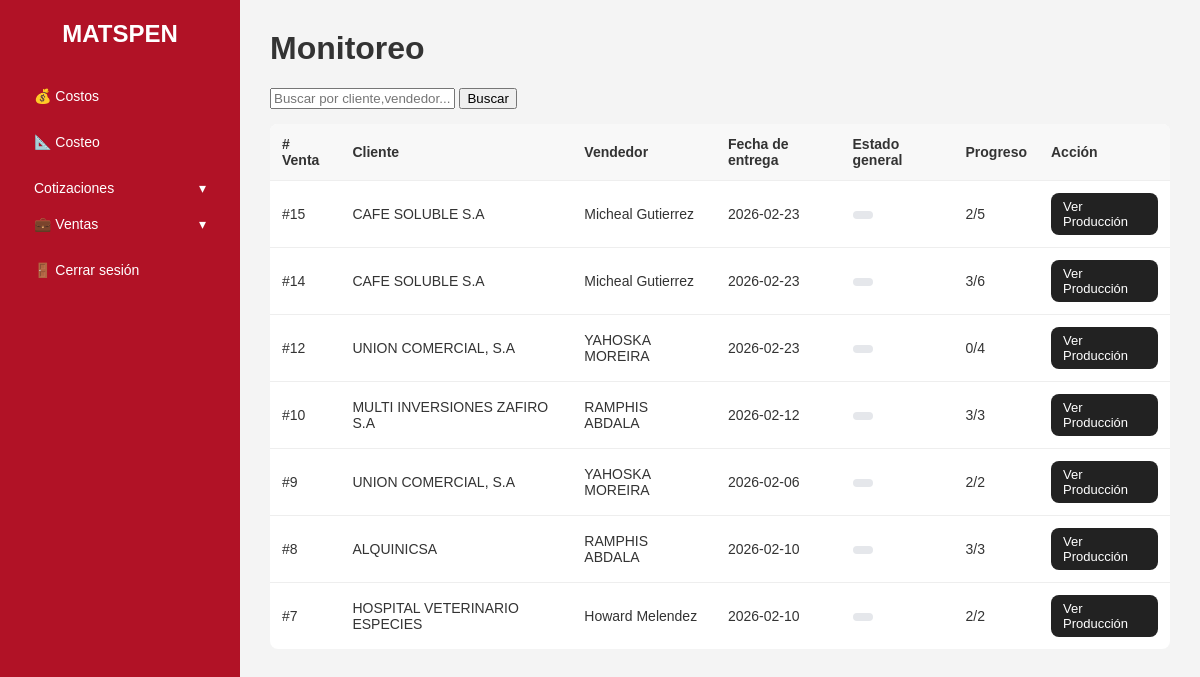
/ventas/monitoreo (signed in), run on the app's committed database.
### tables this page shows
CREATE TABLE ventas(id INTEGER PRIMARY KEY AUTOINCREMENT, fecha TEXT NOT NULL, vendedor TEXT NOT NULL, cliente TEXT NOT NULL, mont INTEGER NOT NULL, cotizacion TEXT NOT NULL, estado TEXT DEFAULT 'Aprobada');

### app.py (the view)
@app.route("/ventas/monitoreo")
def ventas_monitoreo():
    if "user_id" not in session :
        return redirect(url_for("login"))
    conn = get_db_connection()
    rows = conn.execute("""
        SELECT
          v.id,
          v.cliente,
          v.vendedor,
          v.fecha,
          (SELECT COUNT(*) FROM produccion_lineas pl
            WHERE pl.venta_id = v.id AND pl.estado = 'listo') AS lineas_listas,
          (SELECT COUNT(*) FROM produccion_lineas pl
            WHERE pl.venta_id = v.id) AS total_lineas
        FROM ventas v
        ORDER BY v.id DESC
    """).fetchall()
    conn.close()
    return render_template("monitoreo.html", ventas=rows)

### database.py (called while the page is built)
def get_db_connection():
    conn = sqlite3.connect(DB_PATH)
    conn.row_factory = sqlite3.Row
    return conn

### templates/monitoreo.html (shortened to what this page needs)
{% extends "base.html" %}
{% block content %}
<h1>Monitoreo</h1>
<form method="get" style="margin-bottom: 15px;">
    <input type="text" name="q" placeholder="Buscar por cliente,vendedor..." value="{{ request.args.get('q', '') }}">
    <button type="submit">
        Buscar
    </button>
</form>
<table>
    <thead class="table-head">
        <tr>
            <th># Venta</th>
            <th>Cliente</th>
            <th>Vendedor</th>
            <th>Fecha de entrega</th>
            <th>Estado general</th>
            <th>Progreso</th>
            <th>Acción</th>
        </tr>
    </thead>
    <tbody>
        {% if ventas %}
            {% for v in ventas %}
            <tr>
                <td>#{{ v.id }}</td>
                <td>{{ v.cliente }}</td>
                <td>{{ v.vendedor }}</td>
                <td>{{ v.fecha if v.fecha else '_' }}</td>
                <td>
                    {% if v.estado_general == 'finalizada' %}
                        <span class="badge badge-ok">Finalizada</span>
                    {% elif v.estado_general == 'aprobada' %}
                        <span class="badge badge-info">Aprobada</span>
                    {% elif v.estado_general == 'en_proceso' %}
                        <span class="badge badge-warning">En proceso</span>
                    {% else %}
                        <span class="badge badge-muted">{{ v.estado_general }}</span>
                    {% endif %}
                </td>
                <td>
                    {{ v.lineas_listas }}/{{ v.total_lineas }}
                </td>
                <td>
                    <a href="{{ url_for('ventas_produccion', venta_id=v.id) }}"
                       style="
                           display:inline-block;
                           padding:6px 12px;
                           background:#222;
                           color:white;
                           border-radius:8px;
                           font-size:13px;
                       ">
                        Ver Producción
                    </a>
                </td>
            </tr>
            {% endfor %}
            {% else %}
                 <tr>
                <td colspan="7" style="text-align:center; padding:20px;">
                    No hay ventas para mostrar
                </td>
            </tr>
        {% endif %}
    </tbody>
</table>
{% endblock %}

### templates/base.html (style rules this page uses)
:root { --color-primario: #b11226; --color-secundario: #ffffff; --color-gris: #f4f4f4; --color-texto: #333; --radio: 8px; }
* { box-sizing: border-box; font-family: Arial, Helvetica, sans-serif; }
body { margin: 0; background: var(--color-gris); color: var(--color-texto); }
a { text-decoration: none; color: inherit; }
h1 { margin-top: 0; }
table { width: 100%; border-collapse: collapse; background: white; border-radius: var(--radio); overflow: hidden; }
th, td { padding: 12px; border-bottom: 1px solid #eee; font-size: 14px; text-align: left; }
th { background: #f8f8f8; font-weight: bold; }
tr:last-child td { border-bottom: none; }
.badge { padding: 4px 8px; border-radius: 12px; font-size: 12px; font-weight: bold; display: inline-block; }
.badge { display:inline-block; padding:4px 10px; border-radius:999px; font-size:12px; font-weight:600; border:none; }
.badge-muted { background:#e5e7eb;color:#111 }

### templates/monitoreo.html (style rules this page uses)
.badge { display: inline-block; padding: 4px 10px; border-radius: 999px; font-size: 12px; font-weight: 600; }
.badge-muted { background:#e5e7eb;color:#111 }

### data on the page
ventas: id "15", cliente "CAFE SOLUBLE S.A", vendedor "Micheal Gutierrez", fecha "2026-02-23", lineas_listas "2", total_lineas "5"
ventas: id "14", cliente "CAFE SOLUBLE S.A", vendedor "Micheal Gutierrez", fecha "2026-02-23", lineas_listas "3", total_lineas "6"
ventas: id "12", cliente "UNION COMERCIAL, S.A", vendedor "YAHOSKA MOREIRA", fecha "2026-02-23", lineas_listas "0", total_lineas "4"
ventas: id "10", cliente "MULTI INVERSIONES ZAFIRO S.A", vendedor "RAMPHIS ABDALA", fecha "2026-02-12", lineas_listas "3", total_lineas "3"
ventas: id "9", cliente "UNION COMERCIAL, S.A", vendedor "YAHOSKA MOREIRA", fecha "2026-02-06", lineas_listas "2", total_lineas "2"
ventas: id "8", cliente "ALQUINICSA", vendedor "RAMPHIS ABDALA", fecha "2026-02-10", lineas_listas "3", total_lineas "3"
ventas: id "7", cliente "HOSPITAL VETERINARIO ESPECIES", vendedor "Howard Melendez", fecha "2026-02-10", lineas_listas "2", total_lineas "2"
